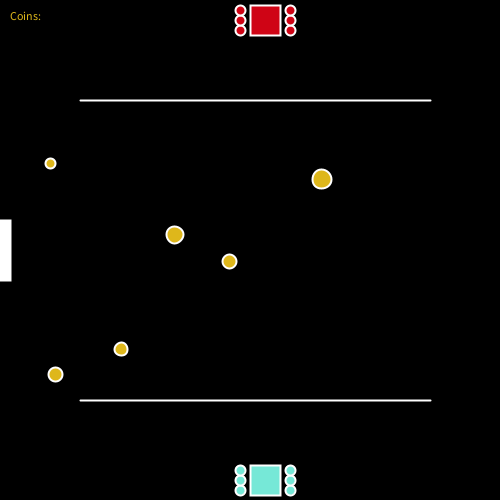
Frame 1 (no input)
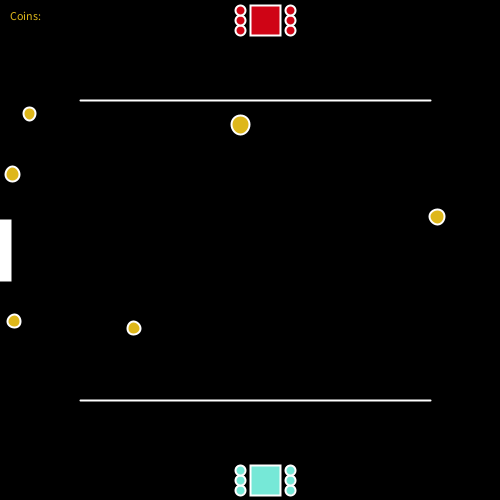
Frame 2 (the mouse pressed at the canvas centre, redrawn once)

The Processing sketch that drew these frames (run headless with seeded random() and noise(); the mouse was pressed at the canvas centre and the sketch redrawn once):

// Processing sketch: Dual__Maya_Glickman_
// ── Dual__Maya_Glickman_.pde
String screen = "Start Page";
float dualEnemy = 3;
boolean dual = false;
float BuddySpeedX = 0;
float BuddySpeedY = 0;
float dualBuddyX = 100;
float dualBuddyY = 100;
float dualBuddy;

boolean upKey = false;
boolean downKey = false;
boolean leftKey = false;
boolean rightKey = false;

void setup() {
  size(500, 500);
  noLoop();
}

void draw() {
  background(0);
  //from Processing Refrence
  if (screen == "Start Page") {
    startScreen ();
  } if (screen == "ingame") {
    gameScreen();
  } if (screen == "gameOver") {
    gameOverScreen ();
  }
//Multiple Screens Demo
dualBuddy();
dualEnemy();
line(80, 100, 430, 100);
line(80, 400, 430, 400);
door();
coin();
coin();
coin();
coin();
coin();
coin();

text("Coins:", 10, 20);
println(10, "Coins:", 20);

movePlayer();
}

void movePlayer() {
 BuddySpeedX = 0;
  BuddySpeedY = 0;
  
  if(upKey) BuddySpeedY -= dualBuddy;
  if(downKey) BuddySpeedY += dualBuddy;
  if(rightKey) BuddySpeedX += dualBuddy;
  if(leftKey) BuddySpeedX -= dualBuddy;
  
  if(BuddySpeedX != 0 && BuddySpeedY != 0) {
    BuddySpeedX = BuddySpeedX/sqrt(2);
    BuddySpeedY = BuddySpeedY/sqrt(2);
  }
  dualBuddyX += BuddySpeedX;
  dualBuddyY += BuddySpeedY;
  //From ArrowKeyControlDemo
}


void keyPressed() {
  if(keyCode == UP) {
    upKey = true;
  } else if(keyCode == DOWN) {
    downKey = true;
  } else if(keyCode == LEFT) {
    leftKey = true;
  } else if(keyCode == RIGHT) {
    rightKey = true;
  }
    
}

void keyReleased() {
  if(keyCode == UP) {
    upKey = false;
  } else if(keyCode == DOWN) {
    downKey = false;
  } else if(keyCode == LEFT) {
    leftKey = false;
  } else if(keyCode == RIGHT) {
    rightKey = false;
  }
}

void dualBuddy () {
  fill(#76e8d7);

  stroke(255);
  strokeWeight(2);
  square(width/2, 465, 30);
  circle(240, 490, 10);
  circle(240, 480, 10);
  circle(240, 470, 10);
  circle(290, 490, 10);
  circle(290, 480, 10);
  circle(290, 470, 10);
}

void dualEnemy () {
  fill(#cf0415);
  square(width/2, 5, 30);

  stroke(255);
  strokeWeight(2);
  circle(240, 30, 10);
  circle(240, 20, 10);
  circle(240, 10, 10);
  circle(290, 30, 10);
  circle(290, 20, 10);
  circle(290, 10, 10);
}

void door() {
  fill(255);
  rect(0, 220, 10, 60);
}

void coin() {
  fill(#deb71b);
  circle(random(5, 495), random(105, 390), random(10, 20));
}

void mousePressed() {
  if (mousePressed) {
    screen = "ingame";
  } else if (screen == "gameOver") {
    resetGame();
  }
}
//Multiple Screens Demo
void startScreen() {

}
//Multiple Screens Demo
void gameScreen () {
}
//Multiple Screens Demo
void gameOverScreen() {
  fill(255);
   text("gameover", 140, 240);
  println(140, "gameover", 240);
}
//Multiple Screens Demo
void resetGame() {
}
//Multiple Screens Demo
